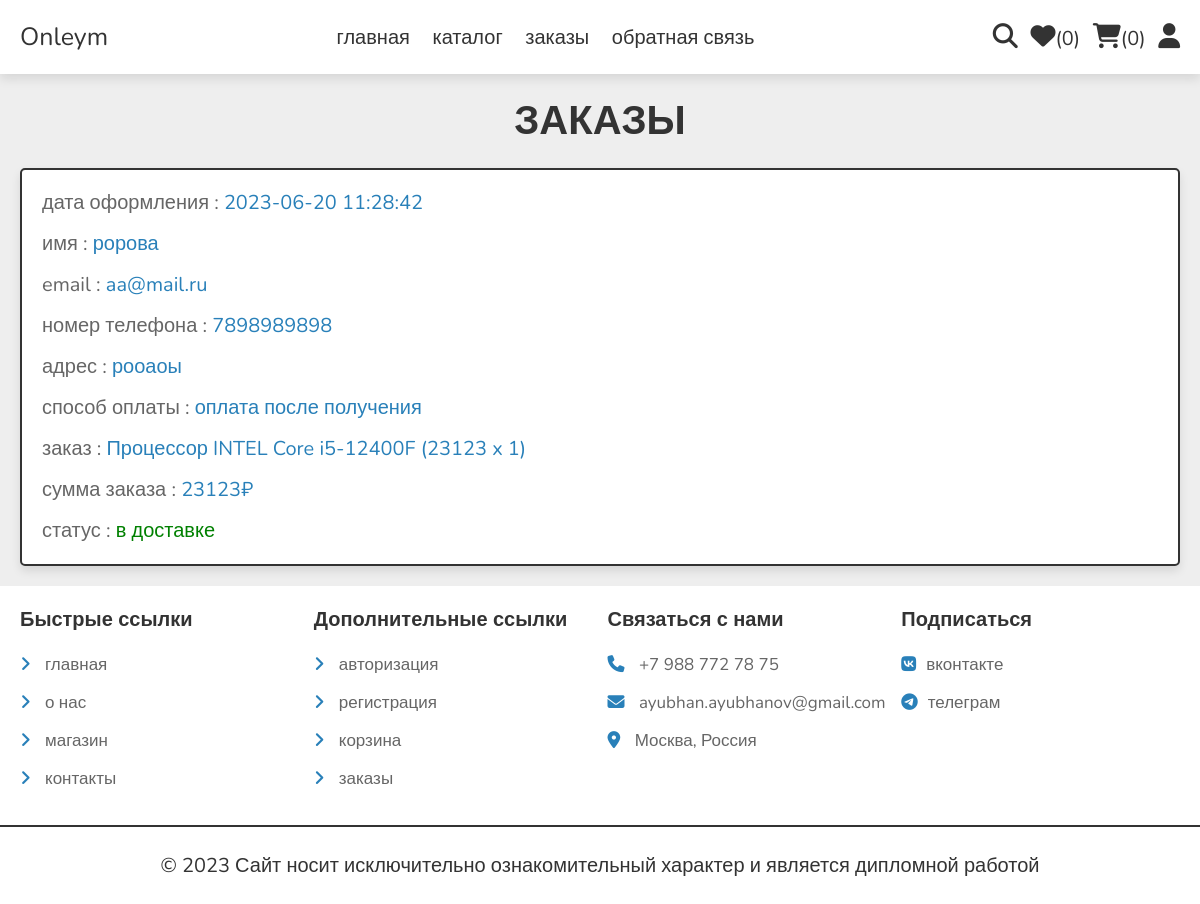
The app's page /orders.php (signed in) with its own data.
### tables this page shows
CREATE TABLE `orders` (
  `id` int(100) NOT NULL,
  `user_id` int(100) NOT NULL,
  `name` varchar(20) NOT NULL,
  `number` varchar(10) NOT NULL,
  `email` varchar(50) NOT NULL,
  `method` varchar(50) NOT NULL,
  `address` varchar(500) NOT NULL,
  `total_products` varchar(1000) NOT NULL,
  `total_price` int(100) NOT NULL,
  `placed_on` datetime NOT NULL DEFAULT CURRENT_TIMESTAMP,
  `payment_status` varchar(20) NOT NULL DEFAULT 'в обработке'
);

### orders.php (the view, shortened to what this page needs)
<?php
include 'components/connect.php';
if(isset($_SESSION['user_id'])){
   $user_id = $_SESSION['user_id'];
}else{
   $user_id = '';
};
?>
<!DOCTYPE html>
<html lang="ru">
<head>
   <link rel="stylesheet" href="https://cdnjs.cloudflare.com/ajax/libs/font-awesome/6.1.1/css/all.min.css">
   <link rel="stylesheet" href="css/style.css">
</head>
<body>
<?php include 'components/user_header.php'; ?>
<section class="orders">
   <h1 class="heading">Заказы</h1>
   <div class="box-container">
   <?php
      if($user_id == ''){
         echo '<p class="empty">Авторизуйтесь, чтобы посмотреть список своих заказов</p>';
      }else{
         $select_orders = $conn->prepare("SELECT * FROM `orders` WHERE user_id = ?");
         $select_orders->execute([$user_id]);
         if($select_orders->rowCount() > 0){
            while($fetch_orders = $select_orders->fetch(PDO::FETCH_ASSOC)){
   ?>
   <div class="box">
      <p>дата оформления : <span><?= $fetch_orders['placed_on']; ?></span></p>
      <p>имя : <span><?= $fetch_orders['name']; ?></span></p>
      <p>email : <span><?= $fetch_orders['email']; ?></span></p>
      <p>номер телефона : <span><?= $fetch_orders['number']; ?></span></p>
      <p>адрес : <span><?= $fetch_orders['address']; ?></span></p>
      <p>способ оплаты : <span><?= $fetch_orders['method']; ?></span></p>
      <p>заказ : <span><?= $fetch_orders['total_products']; ?></span></p>
      <p>сумма заказа : <span><?= $fetch_orders['total_price']; ?>₽</span></p>
      <p>статус : <span style="color:<?php if($fetch_orders['payment_status'] == 'в обработке'){ echo 'red'; }else{ echo 'green'; }; ?>"><?= $fetch_orders['payment_status']; ?></span> </p>
   </div>
   <?php
      }
      }else{
         echo '<p class="empty">нет заказов!</p>';
      }
      }
   ?>
   </div>
</section>
<?php include 'components/footer.php'; ?>
</body>
</html>

### components/user_header.php (shortened to what this page needs)
<header class="header">
   <section class="flex">
      <a href="home.php" class="logo">Onleym</span></a>
      <nav class="navbar">
         <a href="home.php">главная</a>
         <a href="shop.php">каталог</a>
         <a href="orders.php">заказы</a>
         <a href="contact.php">обратная связь</a>
      </nav>
      <div class="icons">
         <?php
            $count_wishlist_items = $conn->prepare("SELECT * FROM `wishlist` WHERE user_id = ?");
            $count_wishlist_items->execute([$user_id]);
            $total_wishlist_counts = $count_wishlist_items->rowCount();
            $count_cart_items = $conn->prepare("SELECT * FROM `cart` WHERE user_id = ?");
            $count_cart_items->execute([$user_id]);
            $total_cart_counts = $count_cart_items->rowCount();
         ?>
         <a href="search_page.php"><i class="fas fa-search"></i></a>
         <a href="wishlist.php"><i class="fas fa-heart"></i><span>(<?= $total_wishlist_counts; ?>)</span></a>
         <a href="cart.php"><i class="fas fa-shopping-cart"></i><span>(<?= $total_cart_counts; ?>)</span></a>
         <div id="user-btn" class="fas fa-user"></div>
      </div>
   </section>
</header>

### components/footer.php
<footer class="footer">
   <section class="grid">
      <div class="box">
         <h3>Быстрые ссылки</h3>
         <a href="home.php"> <i class="fas fa-angle-right"></i> главная</a>
         <a href="about.php"> <i class="fas fa-angle-right"></i> о нас</a>
         <a href="shop.php"> <i class="fas fa-angle-right"></i> магазин</a>
         <a href="contact.php"> <i class="fas fa-angle-right"></i> контакты</a>
      </div>
      <div class="box">
         <h3>Дополнительные ссылки</h3>
         <a href="user_login.php"> <i class="fas fa-angle-right"></i> авторизация</a>
         <a href="user_register.php"> <i class="fas fa-angle-right"></i> регистрация</a>
         <a href="cart.php"> <i class="fas fa-angle-right"></i> корзина</a>
         <a href="orders.php"> <i class="fas fa-angle-right"></i> заказы</a>
      </div>
      <div class="box">
         <h3>Связаться с нами</h3>
         <a href="tel:1234567890"><i class="fas fa-phone"></i> +7 988 772 78 75</a>
         <a href="mailto:shaikh@gmail.com"><i class="fas fa-envelope"></i> ayubhan.ayubhanov@gmail.com</a>
         <a href="https://www.google.com/myplace"><i class="fas fa-map-marker-alt"></i> Москва, Россия </a>
      </div>
      <div class="box">
         <h3>Подписаться</h3>
         <a href="https://vk.com/teylung"><i class="fa-brands fa-vk"></i>вконтакте</a>
         <a href="https://t.me/rouks555"><i class="fa-brands fa-telegram"></i>телеграм</a>
      </div>
   </section>
   <div class="credit">&copy; <?= date('Y'); ?> Сайт носит исключительно ознакомительный характер и является дипломной работой
</footer>

### css/style.css (style rules this page uses)
:root { --main-color:#2980b9; --orange:#f39c12; --red:#e74c3c; --black:#333; --white:#fff; --light-color:#666; --light-bg:#eee; --border:.2rem solid var(--black); --box-shadow:0 .5rem 1rem rgba(0,0,0,.1); }
* { font-family: 'Nunito', sans-serif; margin:0; padding:0; box-sizing: border-box; outline: none; border:none; text-decoration: none; }
html { font-size: 62.5%; overflow-x: hidden; }
body { background-color: var(--light-bg); }
section { padding:2rem; max-width: 1200px; margin:0 auto; }
.heading { font-size: 4rem; color:var(--black); margin-bottom: 2rem; text-align: center; text-transform: uppercase; }
.header { position: sticky; top:0; left:0; right:0; background-color: var(--white); box-shadow: var(--box-shadow); z-index: 1000; }
.header .flex { display: flex; align-items: center; justify-content: space-between; position: relative; }
.header .flex .logo { font-size: 2.5rem; color:var(--black); }
.header .flex .navbar a { margin:0 1rem; font-size: 2rem; color:var(--black); }
.header .flex .icons > * { margin-left: 1rem; font-size: 2.5rem; cursor: pointer; color:var(--black); }
.header .flex .icons a span { font-size: 2rem; }
.orders .box-container { display: flex; flex-wrap: wrap; gap:1.5rem; align-items: stretch; }
.orders .box-container .box { padding:1rem 2rem; flex:1 1 40rem; border:var(--border); background-color: var(--white); box-shadow: var(--box-shadow); border-radius: .5rem; }
.orders .box-container .box p { margin:.5rem 0; line-height: 1.8; font-size: 2rem; color:var(--light-color); }
.orders .box-container .box p span { color:var(--main-color); }
.footer { background-color: var(--white); }
.footer .grid { display: grid; grid-template-columns: repeat(auto-fit, minmax(27rem, 1fr)); gap:1.5rem; align-items: flex-start; }
.footer .grid .box h3 { font-size: 2rem; color:var(--black); margin-bottom: 2rem; }
.footer .grid .box a { display: block; margin:1.5rem 0; font-size: 1.7rem; color:var(--light-color); }
.footer .grid .box a i { padding-right: 1rem; color:var(--main-color); transition: .2s linear; }
.footer .credit { text-align: center; padding: 2.5rem 2rem; border-top: var(--border); font-size: 2rem; color:var(--black); }

### records on screen
orders: placed_on "2023-06-20 11:28:42", name "ророва", email "aa@mail.ru", number "7898989898", address "рооаоы", method "оплата после получения", total_products "Процессор INTEL Core i5-12400F (23123 x 1)", total_price "23123", payment_status "в доставке"

### other values on screen
$total_wishlist_counts "0"
$total_cart_counts "0"
